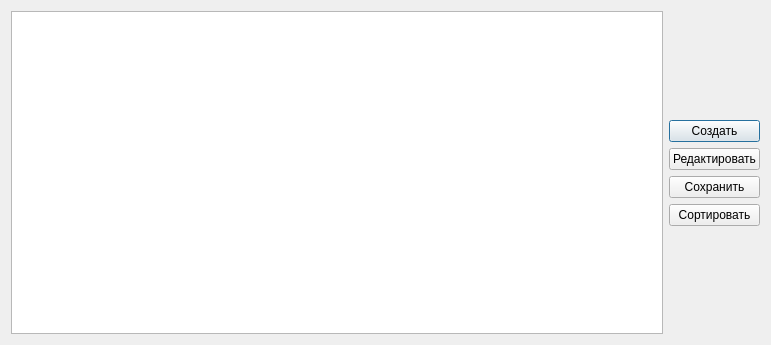
<?xml version="1.0" encoding="UTF-8"?>
<ui version="4.0">
 <class>SongListDialog</class>
 <widget class="QDialog" name="SongListDialog">
  <property name="geometry">
   <rect>
    <x>0</x>
    <y>0</y>
    <width>771</width>
    <height>345</height>
   </rect>
  </property>
  <property name="windowTitle">
   <string/>
  </property>
  <layout class="QHBoxLayout" name="horizontalLayout_3">
   <item>
    <widget class="QTableView" name="tableView">
     <property name="minimumSize">
      <size>
       <width>420</width>
       <height>0</height>
      </size>
     </property>
    </widget>
   </item>
   <item>
    <layout class="QVBoxLayout" name="verticalLayout">
     <item>
      <spacer name="verticalSpacer">
       <property name="orientation">
        <enum>Qt::Vertical</enum>
       </property>
       <property name="sizeHint" stdset="0">
        <size>
         <width>20</width>
         <height>40</height>
        </size>
       </property>
      </spacer>
     </item>
     <item>
      <widget class="QPushButton" name="btnCreate">
       <property name="text">
        <string>Создать</string>
       </property>
      </widget>
     </item>
     <item>
      <widget class="QPushButton" name="edit_composition_button">
       <property name="text">
        <string>Редактировать</string>
       </property>
      </widget>
     </item>
     <item>
      <widget class="QPushButton" name="save_button">
       <property name="text">
        <string>Сохранить</string>
       </property>
      </widget>
     </item>
     <item>
      <widget class="QPushButton" name="sort_pushButton">
       <property name="text">
        <string>Сортировать</string>
       </property>
      </widget>
     </item>
     <item>
      <spacer name="verticalSpacer_2">
       <property name="orientation">
        <enum>Qt::Vertical</enum>
       </property>
       <property name="sizeHint" stdset="0">
        <size>
         <width>20</width>
         <height>40</height>
        </size>
       </property>
      </spacer>
     </item>
    </layout>
   </item>
  </layout>
 </widget>
 <resources/>
 <connections/>
</ui>
